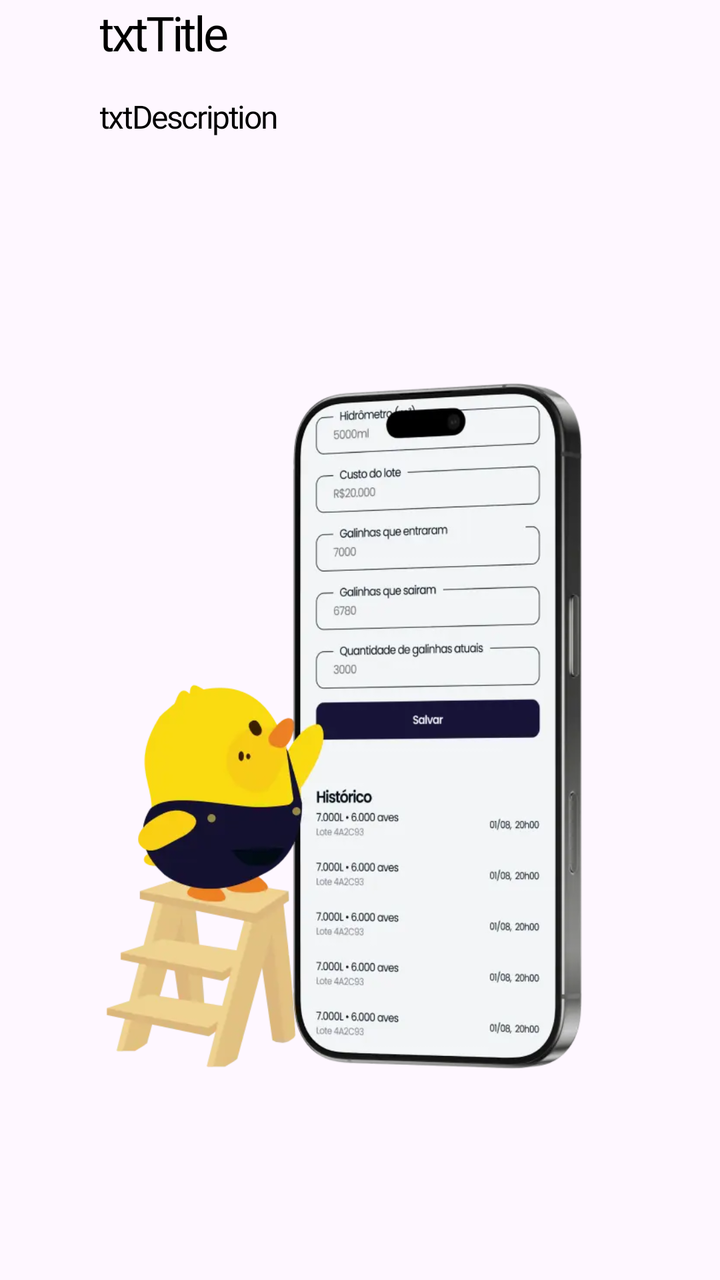
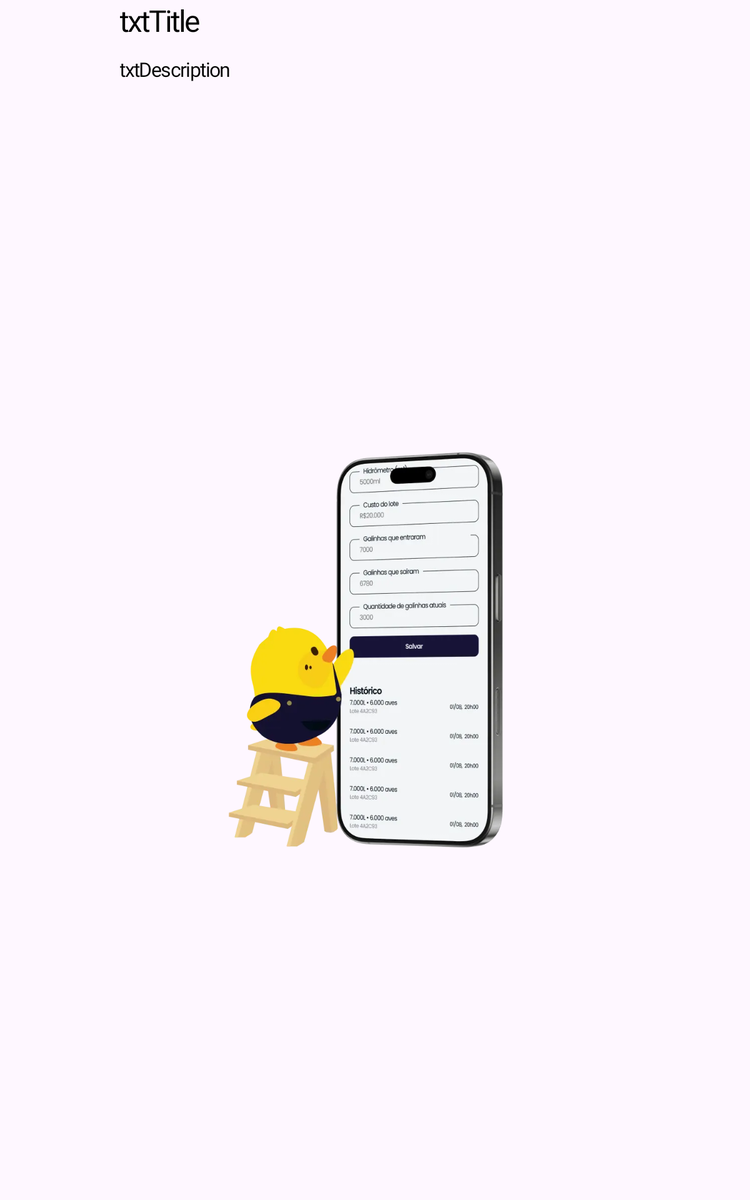

An Android layout and its configuration variant, each rendered on a device that would load it. The default file and the variant file are quoted in full after the pictures.
<!-- AndroidManifest.xml: application theme Theme.Ouros -->
<!-- res/layout/fragment_tutorial_page.xml -->
<?xml version="1.0" encoding="utf-8"?>
<FrameLayout xmlns:android="http://schemas.android.com/apk/res/android"
    xmlns:app="http://schemas.android.com/apk/res-auto"
    xmlns:tools="http://schemas.android.com/tools"
    android:id="@+id/frameLayout"
    android:layout_width="match_parent"
    android:layout_height="wrap_content"
    android:background="@android:color/transparent"
    tools:context=".feature.onboarding.tutorial.TutorialPageFragment">

    <androidx.constraintlayout.widget.ConstraintLayout
        android:layout_width="match_parent"
        android:layout_height="wrap_content"
        android:background="@android:color/transparent">

        <TextView
            android:id="@+id/txtTitle"
            style="@style/subtitle"
            android:layout_width="0dp"
            android:layout_height="wrap_content"
            android:layout_marginStart="50dp"
            android:layout_marginEnd="50dp"
            android:text="txtTitle"
            app:layout_constraintEnd_toEndOf="parent"
            app:layout_constraintStart_toStartOf="parent"
            app:layout_constraintTop_toTopOf="parent" />

        <TextView
            android:id="@+id/txtDescription"
            style="@style/text"
            android:layout_width="0dp"
            android:layout_height="wrap_content"
            android:layout_marginStart="50dp"
            android:layout_marginTop="15dp"
            android:layout_marginEnd="50dp"
            android:text="txtDescription"
            app:layout_constraintEnd_toEndOf="parent"
            app:layout_constraintStart_toStartOf="parent"
            app:layout_constraintTop_toBottomOf="@+id/txtTitle" />

        <ImageView
            android:id="@+id/imgIllustration"
            android:layout_width="0dp"
            android:layout_height="wrap_content"
            android:layout_marginStart="50dp"
            android:layout_marginTop="15dp"
            android:layout_marginEnd="50dp"
            android:src="@drawable/tutorial_2"
            app:layout_constraintBottom_toBottomOf="parent"
            app:layout_constraintEnd_toEndOf="parent"
            app:layout_constraintStart_toStartOf="parent"
            app:layout_constraintTop_toBottomOf="@+id/txtDescription" />

    </androidx.constraintlayout.widget.ConstraintLayout>

</FrameLayout>
<!-- resources referenced by this layout -->
<resources>
  <!-- drawable tutorial_2: webp bitmap (drawable, 28960 bytes) -->
  <style name="subtitle">
          <item name="android:fontFamily">@font/poppins_semibold</item>
          <item name="android:textSize">24sp</item>
          <item name="android:lineHeight">25dp</item>
          <item name="android:letterSpacing">-0.06</item>
          <item name="android:textColor">@color/black</item>
      </style>
  <style name="text">
          <item name="android:fontFamily">@font/poppins_regular</item>
          <item name="android:textSize">16sp</item>
          <item name="android:letterSpacing">-0.05</item>
          <item name="android:lineHeight">20dp</item>
          <item name="android:textColor">@color/black</item>
      </style>
  <style name="Theme.Ouros" parent="Theme.Material3.Light.NoActionBar">
          <item name="android:windowLightStatusBar">false</item>
          <item name="android:statusBarColor">@android:color/transparent</item>
          <item name="android:windowDrawsSystemBarBackgrounds">true</item>
          <item name="textInputStyle">@style/Widget.App.TextInputLayout.Gold</item>
      </style>
  <color name="black">#FF000000</color>
  <style name="Widget.App.TextInputLayout.Gold" parent="Widget.Material3.TextInputLayout.OutlinedBox">
          <item name="boxStrokeColor">@color/gold</item>
          <item name="hintTextColor">@color/gold</item>
          <item name="cursorColor">@color/gold</item>
  
          <item name="android:layout_marginTop">5dp</item>
          <item name="android:layout_width">match_parent</item>
          <item name="android:layout_height">wrap_content</item>
          <item name="boxCornerRadiusTopStart">12dp</item>
          <item name="boxCornerRadiusTopEnd">12dp</item>
          <item name="boxCornerRadiusBottomStart">12dp</item>
          <item name="boxCornerRadiusBottomEnd">12dp</item>
      </style>
</resources>
<!-- res/layout-sw600dp/fragment_tutorial_page.xml (the repository's variant of the layout above) -->
<!-- drawn on a 7-inch tablet held upright -->
<?xml version="1.0" encoding="utf-8"?>
<FrameLayout xmlns:android="http://schemas.android.com/apk/res/android"
    xmlns:app="http://schemas.android.com/apk/res-auto"
    xmlns:tools="http://schemas.android.com/tools"
    android:id="@+id/frameLayout"
    android:layout_width="match_parent"
    android:layout_height="match_parent"
    android:background="@android:color/transparent"
    tools:context=".feature.onboarding.tutorial.TutorialPageFragment">

    <androidx.constraintlayout.widget.ConstraintLayout
        android:layout_width="match_parent"
        android:layout_height="match_parent"
        android:background="@android:color/transparent">

        <TextView
            android:id="@+id/txtTitle"
            style="@style/subtitle"
            android:layout_width="0dp"
            android:layout_height="wrap_content"
            android:layout_marginStart="@dimen/tutorial_horizontal_margin"
            android:layout_marginEnd="@dimen/tutorial_horizontal_margin"
            android:text="txtTitle"
            app:layout_constraintEnd_toEndOf="parent"
            app:layout_constraintStart_toStartOf="parent"
            app:layout_constraintTop_toTopOf="parent" />

        <TextView
            android:id="@+id/txtDescription"
            style="@style/text"
            android:layout_width="0dp"
            android:layout_height="wrap_content"
            android:layout_marginStart="@dimen/tutorial_horizontal_margin"
            android:layout_marginTop="12dp"
            android:layout_marginEnd="@dimen/tutorial_horizontal_margin"
            android:text="txtDescription"
            app:layout_constraintEnd_toEndOf="parent"
            app:layout_constraintStart_toStartOf="parent"
            app:layout_constraintTop_toBottomOf="@id/txtTitle" />

        <ImageView
            android:id="@+id/imgIllustration"
            android:layout_width="0dp"
            android:layout_height="0dp"
            android:layout_marginStart="@dimen/tutorial_horizontal_margin"
            android:layout_marginTop="12dp"
            android:layout_marginEnd="@dimen/tutorial_horizontal_margin"
            android:adjustViewBounds="true"
            android:scaleType="fitCenter"
            android:src="@drawable/tutorial_2"
            app:layout_constrainedWidth="true"
            app:layout_constrainedHeight="true"
            app:layout_constraintBottom_toBottomOf="parent"
            app:layout_constraintEnd_toEndOf="parent"
            app:layout_constraintStart_toStartOf="parent"
            app:layout_constraintTop_toBottomOf="@id/txtDescription"
            app:layout_constraintWidth_max="@dimen/tutorial_illustration_max_width"
            app:layout_constraintHeight_max="@dimen/tutorial_illustration_max_height" />

    </androidx.constraintlayout.widget.ConstraintLayout>

</FrameLayout>
<!-- resources referenced by the variant -->
<!-- as a 7-inch tablet held upright resolves them -->
<resources>
  <!-- from res/values-sw600dp/ -->
  <dimen name="tutorial_horizontal_margin">96dp</dimen>
  <!-- from res/values-sw600dp/ -->
  <dimen name="tutorial_illustration_max_height">320dp</dimen>
  <!-- from res/values-sw600dp/ -->
  <dimen name="tutorial_illustration_max_width">480dp</dimen>
  <!-- drawable tutorial_2: webp bitmap (drawable, 28960 bytes) -->
  <style name="subtitle">
          <item name="android:fontFamily">@font/poppins_semibold</item>
          <item name="android:textSize">24sp</item>
          <item name="android:lineHeight">25dp</item>
          <item name="android:letterSpacing">-0.06</item>
          <item name="android:textColor">@color/black</item>
      </style>
  <style name="text">
          <item name="android:fontFamily">@font/poppins_regular</item>
          <item name="android:textSize">16sp</item>
          <item name="android:letterSpacing">-0.05</item>
          <item name="android:lineHeight">20dp</item>
          <item name="android:textColor">@color/black</item>
      </style>
  <style name="Theme.Ouros" parent="Theme.Material3.Light.NoActionBar">
          <item name="android:windowLightStatusBar">false</item>
          <item name="android:statusBarColor">@android:color/transparent</item>
          <item name="android:windowDrawsSystemBarBackgrounds">true</item>
          <item name="textInputStyle">@style/Widget.App.TextInputLayout.Gold</item>
      </style>
  <color name="black">#FF000000</color>
  <style name="Widget.App.TextInputLayout.Gold" parent="Widget.Material3.TextInputLayout.OutlinedBox">
          <item name="boxStrokeColor">@color/gold</item>
          <item name="hintTextColor">@color/gold</item>
          <item name="cursorColor">@color/gold</item>
  
          <item name="android:layout_marginTop">5dp</item>
          <item name="android:layout_width">match_parent</item>
          <item name="android:layout_height">wrap_content</item>
          <item name="boxCornerRadiusTopStart">12dp</item>
          <item name="boxCornerRadiusTopEnd">12dp</item>
          <item name="boxCornerRadiusBottomStart">12dp</item>
          <item name="boxCornerRadiusBottomEnd">12dp</item>
      </style>
</resources>
